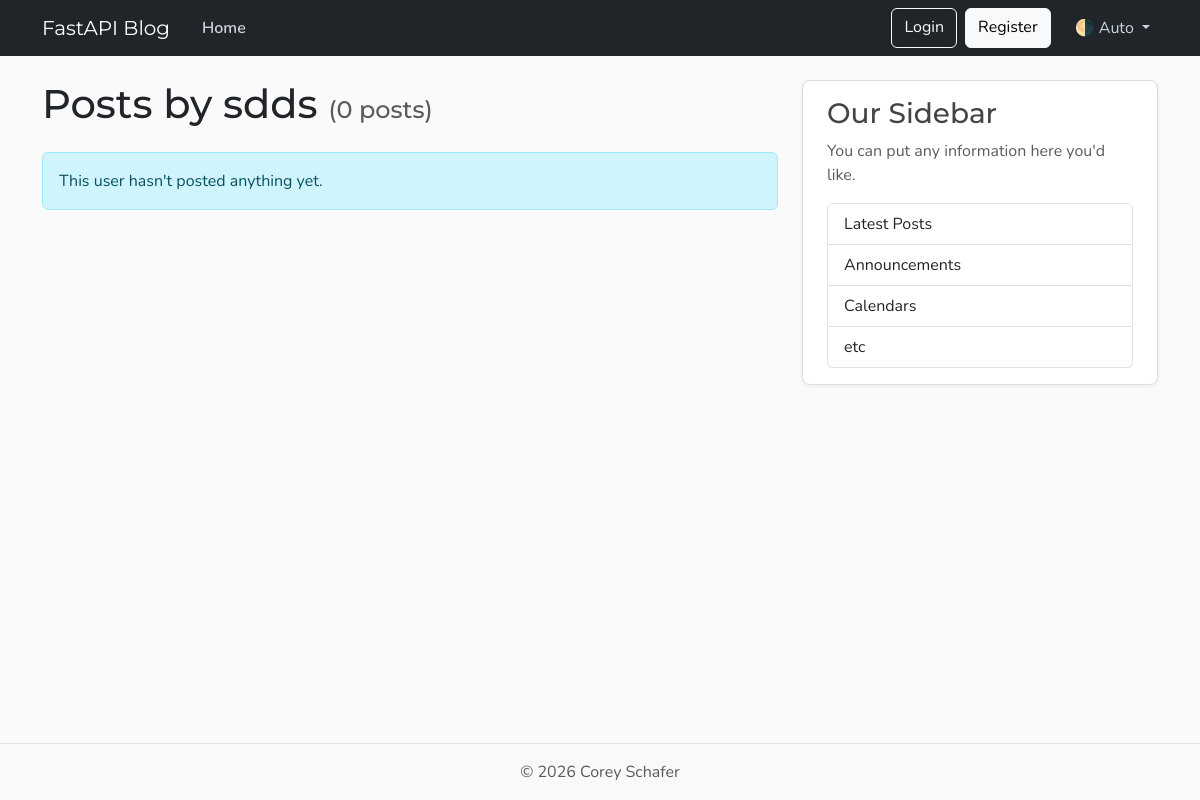
Before: /users/2/posts/page with the older database file.
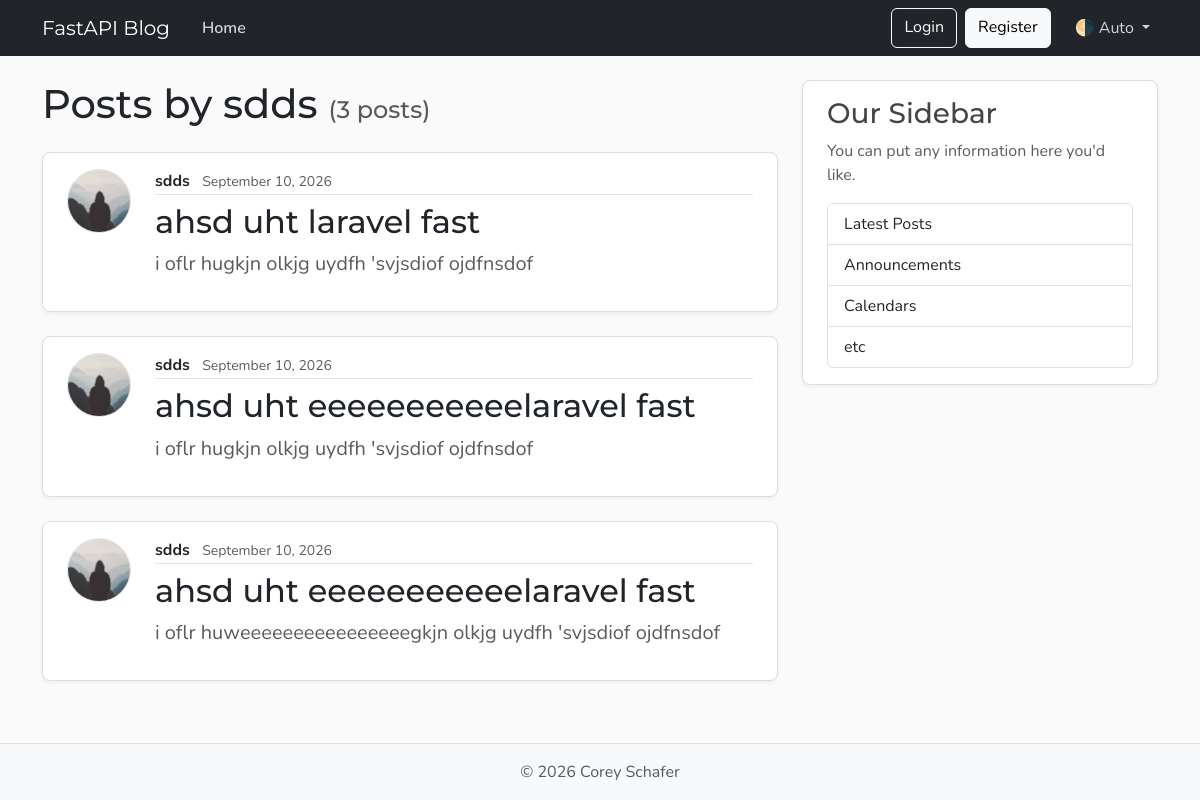
After: the same page with the newer database file.
### schemas/model.py (models this page shows, shortened)
class User(Base):
    __tablename__ = "users"
    id: Mapped[int] = mapped_column(Integer, primary_key=True, index=True)
    username: Mapped[str] = mapped_column(String(50), unique=True, nullable=False)
    email: Mapped[str] = mapped_column(String(120), unique=True, nullable=False)
    image_file: Mapped[str | None] = mapped_column(String(200), nullable=True, default=None)
    posts: Mapped[list[Post]] = relationship("Post", back_populates="author")

class Post(Base):
    __tablename__ = "posts"
    id: Mapped[int] = mapped_column(Integer, primary_key=True, index=True)
    title: Mapped[str] = mapped_column(String(100), nullable=False)
    content: Mapped[str] = mapped_column(Text, nullable=False)
    user_id: Mapped[int] = mapped_column(ForeignKey("users.id"), nullable=False, index=True)
    date_posted: Mapped[datetime] = mapped_column(
        DateTime(timezone=True),
        default=lambda: datetime.now(timezone.utc),
    )
    author: Mapped[User] = relationship("User", back_populates="posts")

### main.py (the view)
@app.get("/users/{user_id}/posts/page", include_in_schema=False, name="user_posts")
async def user_posts_page(request: Request, user_id: int, db: Annotated[AsyncSession, Depends(get_db)]):
    result = await db.execute(select(schemas.model.User).where(schemas.model.User.id == user_id))
    user = result.scalars().first()
    if not user:
        raise HTTPException(status_code=status.HTTP_404_NOT_FOUND, detail="User not found")
    result = await db.execute(
        select(schemas.model.Post)
        .where(schemas.model.Post.user_id == user_id)
        .options(selectinload(schemas.model.Post.author))
    )
    posts = result.scalars().all()
    return templates.TemplateResponse(
        request, "user_posts.html", {"posts": posts, "user": user, "title": f"{user.username}'s Posts"}
    )

### templates/user_posts.html
{% extends "layout.html" %}
{% block content %}
    <h1 class="mb-4 text-body">
        Posts by {{ user.username }}
        <small class="text-body-secondary fs-4">({{ posts|length }} posts)</small>
    </h1>
    {% for post in posts %}
        <article class="content-section py-3 px-4 mb-4">
            <div class="d-flex align-items-start gap-4">
                <img class="rounded-circle article-img flex-shrink-0"
                     src="{{ user.image_path }}"
                     alt="{{ user.username }}'s profile picture"
                     width="64"
                     height="64"
                     loading="lazy">
                <div class="flex-grow-1">
                    <div class="article-metadata mb-2">
                        <span class="me-2 fw-bold text-body">
                            {{ user.username }}
                        </span>
                        <small class="text-body-secondary">{{ post.date_posted.strftime("%B %d, %Y") }}</small>
                    </div>
                    <h2>
                        <a class="article-title text-decoration-none text-body" href="{{ url_for('post_page', post_id=post.id) }}">
                            {{ post.title }}
                        </a>
                    </h2>
                    <p class="article-content text-body-secondary mt-2">{{ post.content }}</p>
                </div>
            </div>
        </article>
    {% else %}
        <div class="alert alert-info" role="alert">
            This user hasn't posted anything yet.
        </div>
    {% endfor %}
{% endblock content %}

Changed rows visible on the page:
added Post: {{ user.username }} "sdds", date_posted "September 10, 2026", title "ahsd uht laravel fast", content "i oflr hugkjn olkjg uydfh 'svjsdiof ojdfnsdof"
added Post: {{ user.username }} "sdds", date_posted "September 10, 2026", title "ahsd uht eeeeeeeeeeelaravel fast", content "i oflr hugkjn olkjg uydfh 'svjsdiof ojdfnsdof"
added Post: {{ user.username }} "sdds", date_posted "September 10, 2026", title "ahsd uht eeeeeeeeeeelaravel fast", content "i oflr huweeeeeeeeeeeeeeeegkjn olkjg uydfh 'svjsdiof ojdfnsdof"
Other visible differences:
{{ posts|length }}: "0" → "3"
text no longer shown: "This user hasn't posted anything yet."
